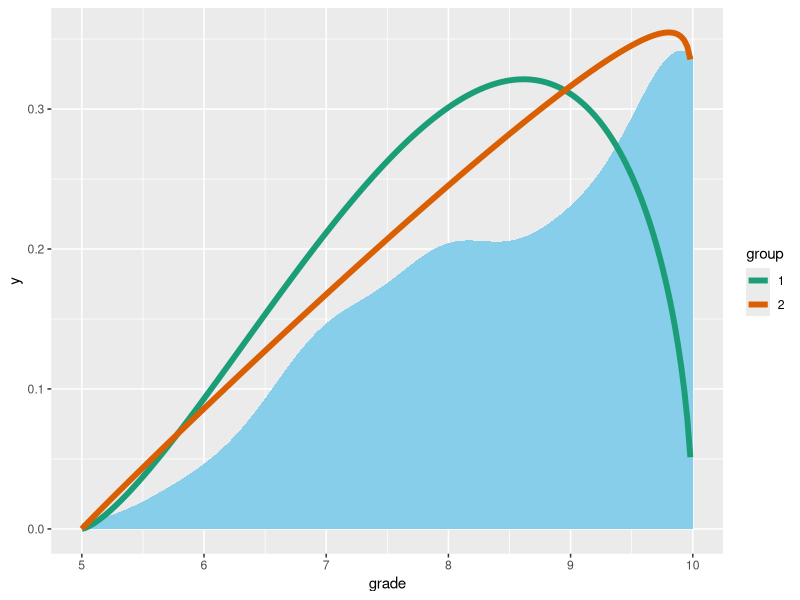

Write R code to recreate this figure.
# libraries --------------------------------------------------------------------
library(ggplot2)
library(tidyverse)

# load the data ----------------------------------------------------------------
df <- read.csv("../data/grades.csv")

# median and mean
median(df$grade)
mean(df$grade)

# betas ------------------------------------------------------------------------
betas <- data.frame(
  alpha = c(2.41, 1.98),
  beta = c(1.54, 1.04)
)

# calculate density
x_max <- 5
x <- seq(0, x_max, length.out = 1000)

df_beta <- data.frame(x = numeric(), y = numeric(), group = factor())

for (i in seq_len(nrow(betas))) {
  beta <- betas[i, ]
  y <- dbeta(x, beta$alpha, beta$beta)
  df_beta <- df_beta %>%
    add_row(x = (x * x_max) + x_max, y = y / x_max, group = as.factor(i))
}

# plot -------------------------------------------------------------------------
ggplot(data = df, aes(x = grade)) +
  geom_density(color = NA, fill = "skyblue") +
  geom_line(data = df_beta, aes(x = x, y = y, color = group), linewidth = 2) +
  xlim(x_max, 10) +
  scale_color_brewer(type = "qual", palette = 2)
